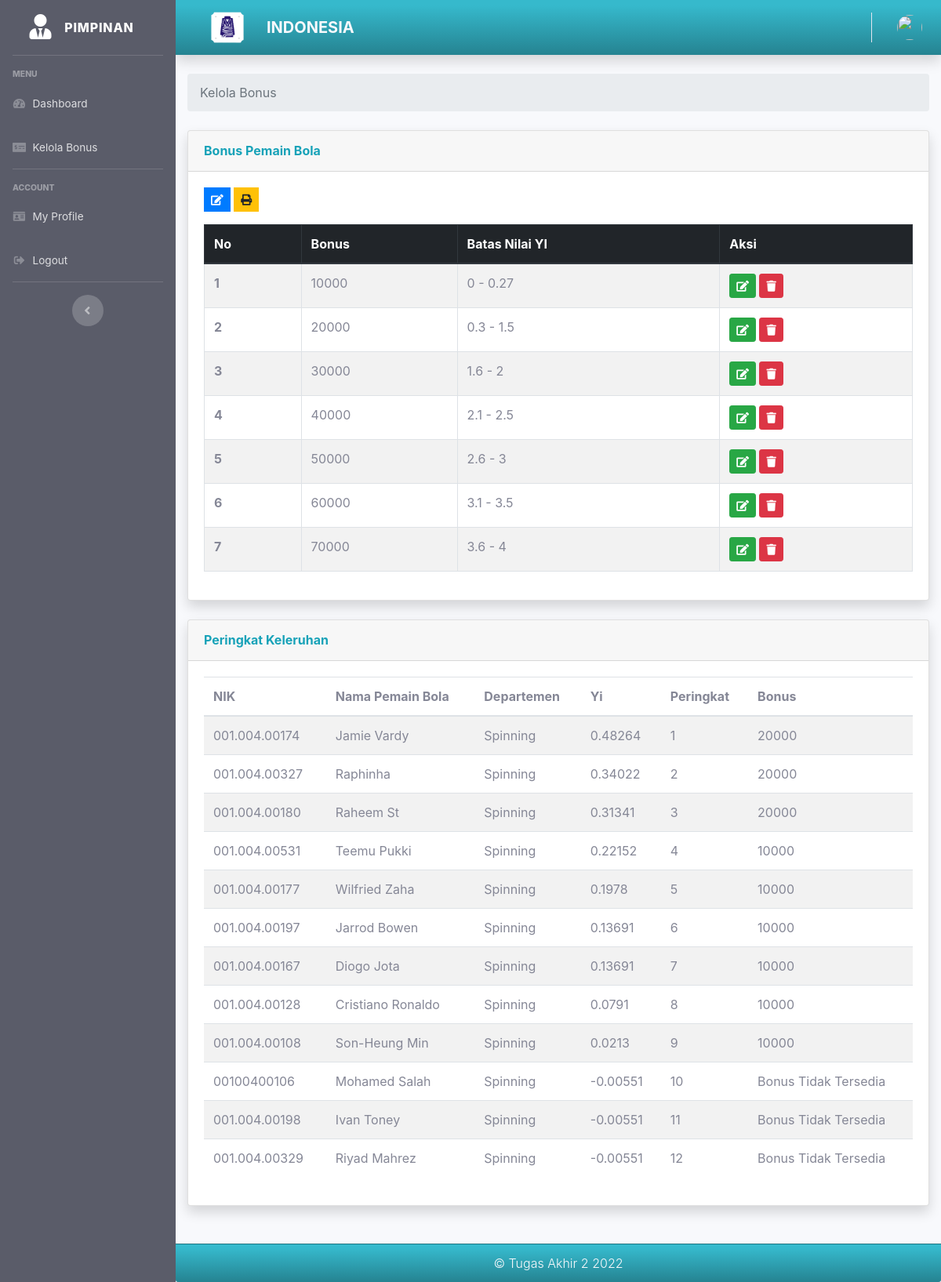
The page /index.php/pimpinan/kelola_bonus on the database its author committed.
### tables this page shows
CREATE TABLE `tb_bonus` (
  `id` int(11) NOT NULL,
  `jumlah_bonus` varchar(128) NOT NULL,
  `min_nilai_yi` double NOT NULL,
  `max_nilai_yi` double NOT NULL,
  `id_user` int(11) NOT NULL,
  `email` varchar(128) NOT NULL
);

CREATE TABLE `tb_ranking` (
  `id_ranking` int(11) NOT NULL,
  `id_karyawan` int(11) NOT NULL,
  `nilai_yi` double NOT NULL,
  `tahun` varchar(4) NOT NULL
);

CREATE TABLE `tb_karyawan` (
  `id_karyawan` int(11) NOT NULL,
  `nik` varchar(15) NOT NULL,
  `no_ktp` varchar(28) NOT NULL,
  `nama_karyawan` varchar(30) NOT NULL,
  `jenis_kelamin` char(1) NOT NULL,
  `tempat_lahir` varchar(20) NOT NULL,
  `tgl_lahir` date NOT NULL,
  `alamat` text NOT NULL,
  `departemen` varchar(20) NOT NULL,
  `posisi` varchar(15) NOT NULL,
  `status` varchar(4) NOT NULL
);

### application/controllers/Pimpinan.php (called while the page is built, shortened)
<?php
class Pimpinan extends CI_Controller
{
    public function __construct()
    {
        $this->load->model('Pimpinan_model');
        $this->load->model('Karyawan_model');
        $this->load->model('Kriteria_model');
        $this->load->model('Peringkat_model');
        $this->load->model('Bonus_model');
    }
    public function kelola_bonus()
    {
        $data['user'] = $this->db->get_where('user', ['email' => $this->session->userdata('email')])->row_array();
        $data['tb_bonus'] = $this->db->get('tb_bonus')->result_array();
        $data['tb_ranking'] = $this->db->get('tb_ranking')->result_array();
        $data['title'] = 'Kelola Bonus';
        $data['peringkat'] = $this->Peringkat_model->getPeringkat();
        $this->load->view('templates/pimpinan_header', $data);
        $this->load->view('templates/pimpinan_sidebar', $data);
        $this->load->view('templates/pimpinan_topbar', $data);
        $this->load->view('pimpinan/kelola_bonus', $data);
        $this->load->view('templates/pimpinan_footer', $data);
    }
}

### index.php (called while the page is built, shortened)
<?php
require_once BASEPATH.'core/CodeIgniter.php';

### application/models/Peringkat_model.php (called while the page is built, shortened)
<?php
class Peringkat_model extends CI_Model
{
    public function getPeringkat()
    {
        $this->db->select('*')
               ->from('tb_ranking')
               ->join('tb_karyawan', 'tb_ranking.id_karyawan = tb_karyawan.id_karyawan')
               ->order_by('nilai_yi','DESC');
        $result = $this->db->get();
        return $result->result_array();
    }
}

### application/models/Bonus_model.php (called while the page is built, shortened)
<?php
class Bonus_model extends CI_Model
{
    public function getBonus($yi)
    {
        $this->db->select('*')
                 ->from('tb_bonus')
                 ->where("$yi BETWEEN min_nilai_yi AND max_nilai_yi", NULL, FALSE );
        $query = $this->db->get();
        return $query->row_array();
    }
}

### application/views/pimpinan/kelola_bonus.php (the view, shortened to what this page needs)
<div class="container-fluid">
    <nav aria-label="breadcrumb">
        <ol class="breadcrumb">
            <li class="breadcrumb-item active" aria-current="page">Kelola Bonus</li>
        </ol>
    </nav>
    <div class="card shadow mb-4">
        <div class="card-header py-3">
            <h6 class="m-0 font-weight-bold text-info">Bonus Pemain Bola</h6>
        </div>
        <div class="card-body">
            <a class="btn btn-primary btn-sm rounded-0 mb-3" type="a" data-toggle="tooltip" data-placement="top" title="Input" href="<?= base_url('pimpinan/tambah_bonus'); ?>"><i class="fa fa-edit"></i></a>
            <a class="btn btn-warning btn-sm rounded-0 mb-3" type="a" data-toggle="tooltip" data-placement="top" title="Laporan" href="<?= base_url('pimpinan/print'); ?>"><i class="fas fa-print"></i></a>
            <table id="example" class="table table-striped table-bordered" style="width:100%">
                <thead class="thead-dark">
                    <tr>
                        <th scope="col">No</th>
                        <th scope="col">Bonus</th>
                        <th scope="col">Batas Nilai YI</th>
                        <th scope="col">Aksi</th>
                    </tr>
                </thead>
                <tbody>
                    <?php $i = 1; ?>
                    <?php foreach ($tb_bonus as $p) : ?>
                        <tr>
                            <th scope="row"><?= $i; ?></th>
                            <td><?= $p['jumlah_bonus']; ?></td>
                            <td><?= $p['min_nilai_yi']; ?> - <?= $p['max_nilai_yi']; ?></td>
                            <td> <a class="btn btn-success btn-sm " type="a" data-toggle="tooltip" data-placement="top" title="Edit" href="<?= base_url('pimpinan/ubah_bonus/'.$p['id']); ?>"><i class="fa fa-edit"></i></a>
                                <a class="btn btn-danger btn-sm " type="button" data-toggle="tooltip" data-placement="top" title="Delete" href="<?= base_url('pimpinan/delete_bonus/'.$p['id']); ?>"><i class="fa fa-trash"></i></a>
                            </td>
                        </tr>
                        <?php $i++; ?>
                    <?php endforeach; ?>
                </tbody>
            </table>
        </div>
    </div>
    <div class="card shadow mb-5">
        <div class="card-header py-3">
            <h6 class="m-0 font-weight-bold text-info">Peringkat Keleruhan</h6>
        </div>
        <div class="card-body">
            <table class="table table-striped table-hover" style="width:100%">
                <thead>
                    <tr>
                        <th scope="col">NIK</th>
                        <th scope="col">Nama Pemain Bola</th>
                        <th scope="col">Departemen</th>
                        <th scope="col">Yi</th>
                        <th scope="col">Peringkat</th>
                        <th scope="col">Bonus</th>
                    </tr>
                </thead>
                <tbody>
                    <?php
                    $i = 1;
                    foreach ($peringkat as $p)
                    {
                        $bonus = $this->Bonus_model->getBonus($p['nilai_yi']);
                        if (!empty($bonus)) {
                            $jumlah = $bonus['jumlah_bonus'];
                        }else{
                            $jumlah = 'Bonus Tidak Tersedia';
                        }
                        echo'
                        <tr>
                            <td>'.$p['nik'].'</td>
                            <td>'.$p['nama_karyawan'].'</td>
                            <td>'.$p['departemen'].'</td>
                            <td>'.$p['nilai_yi'].'</td>
                            <td>'.$i.'</td>
                            <td>'.$jumlah.'</td>
                        </tr>';
                        $i++;
                    }
                    ?>
                </tbody>
            </table>
        </div>
    </div>
</div>
</div>

### assets/css/custom.css (style rules this page uses)
body { font-family: 'Open Sans', sans-serif; }

### rows shown on the page
tb_bonus: jumlah_bonus "10000", min_nilai_yi "0", max_nilai_yi "0.27"
tb_bonus: jumlah_bonus "20000", min_nilai_yi "0.3", max_nilai_yi "1.5"
tb_bonus: jumlah_bonus "30000", min_nilai_yi "1.6", max_nilai_yi "2"
tb_bonus: jumlah_bonus "40000", min_nilai_yi "2.1", max_nilai_yi "2.5"
tb_bonus: jumlah_bonus "50000", min_nilai_yi "2.6", max_nilai_yi "3"
tb_bonus: jumlah_bonus "60000", min_nilai_yi "3.1", max_nilai_yi "3.5"
tb_bonus: jumlah_bonus "70000", min_nilai_yi "3.6", max_nilai_yi "4"
tb_ranking: id_karyawan.nik "001.004.00174", id_karyawan.nama_karyawan "Jamie Vardy", id_karyawan.departemen "Spinning", nilai_yi "0.48264", tb_bonus.jumlah_bonus "20000"
tb_ranking: id_karyawan.nik "001.004.00327", id_karyawan.nama_karyawan "Raphinha", id_karyawan.departemen "Spinning", nilai_yi "0.34022", tb_bonus.jumlah_bonus "20000"
tb_ranking: id_karyawan.nik "001.004.00180", id_karyawan.nama_karyawan "Raheem St", id_karyawan.departemen "Spinning", nilai_yi "0.31341", tb_bonus.jumlah_bonus "20000"
tb_ranking: id_karyawan.nik "001.004.00531", id_karyawan.nama_karyawan "Teemu Pukki", id_karyawan.departemen "Spinning", nilai_yi "0.22152", tb_bonus.jumlah_bonus "10000"
tb_ranking: id_karyawan.nik "001.004.00177", id_karyawan.nama_karyawan "Wilfried Zaha", id_karyawan.departemen "Spinning", nilai_yi "0.1978", tb_bonus.jumlah_bonus "10000"
tb_ranking: id_karyawan.nik "001.004.00197", id_karyawan.nama_karyawan "Jarrod Bowen", id_karyawan.departemen "Spinning", nilai_yi "0.13691", tb_bonus.jumlah_bonus "10000"
tb_ranking: id_karyawan.nik "001.004.00167", id_karyawan.nama_karyawan "Diogo Jota", id_karyawan.departemen "Spinning", nilai_yi "0.13691", tb_bonus.jumlah_bonus "10000"
tb_ranking: id_karyawan.nik "001.004.00128", id_karyawan.nama_karyawan "Cristiano Ronaldo", id_karyawan.departemen "Spinning", nilai_yi "0.0791", tb_bonus.jumlah_bonus "10000"
tb_ranking: id_karyawan.nik "001.004.00108", id_karyawan.nama_karyawan "Son-Heung Min", id_karyawan.departemen "Spinning", nilai_yi "0.0213", tb_bonus.jumlah_bonus "10000"
tb_ranking: id_karyawan.nik "00100400106", id_karyawan.nama_karyawan "Mohamed Salah", id_karyawan.departemen "Spinning", nilai_yi "-0.00551", jumlah "Bonus Tidak Tersedia"
tb_ranking: id_karyawan.nik "001.004.00198", id_karyawan.nama_karyawan "Ivan Toney", id_karyawan.departemen "Spinning", nilai_yi "-0.00551", jumlah "Bonus Tidak Tersedia"
tb_ranking: id_karyawan.nik "001.004.00329", id_karyawan.nama_karyawan "Riyad Mahrez", id_karyawan.departemen "Spinning", nilai_yi "-0.00551", jumlah "Bonus Tidak Tersedia"
